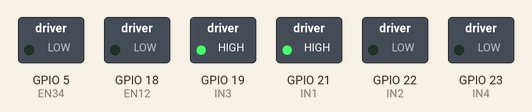
Recording of a sketch running on a simulated ESP32. Shown: switched loads named in the sketch (green lamp = pin HIGH).

Above: at 0.1 s.
At 3.1 s:
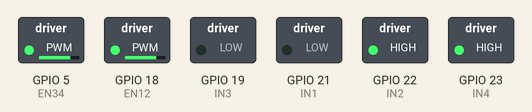
At 5.1 s:
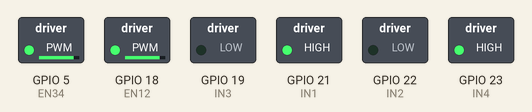
At 7.6 s:
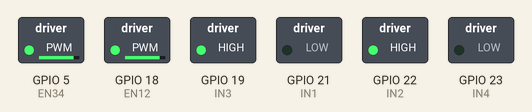
At 10.1 s:
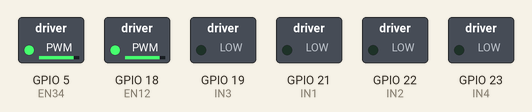
Timing chart, 0 to 11.6 s (numbered marks = the images above):
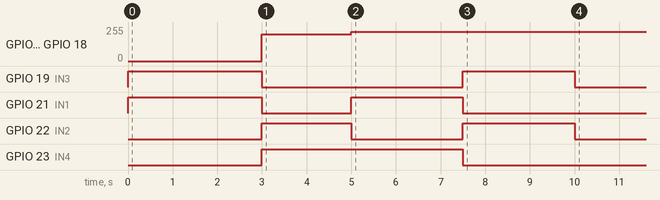

The sketch:

ESP32_ESPTrakClassTest001.ino
```cpp
#include "Motor.h"
/* Verwendung der move-Methode
   move(Richtung, Dauer, Speed)
*/

Motor meinMotor;

void setup() {
  meinMotor.move(FORWARD,  3000, 255); // Vorwärts
  meinMotor.move(BACKWARD, 2000, 200); // Rückwärts
  meinMotor.move(LEFT,     2500, 220); // Links
  meinMotor.move(RIGHT,    2500, 220); // rechts
}

void loop() { /* leer */}
```

Motor.cpp
```cpp
#include "Motor.h"

// Konstruktor
Motor::Motor() {
  pinMode(IN1, OUTPUT); pinMode(IN2, OUTPUT);
  pinMode(IN3, OUTPUT); pinMode(IN4, OUTPUT);
  pinMode(EN12, OUTPUT); pinMode(EN34, OUTPUT);
  digitalWrite(EN12, HIGH); digitalWrite(EN34, HIGH);
  ledcSetup(PWMChannelM1, PWMFrequency, PWMResolution);
  ledcAttachPin(EN12, PWMChannelM1);
  ledcSetup(PWMChannelM1, PWMFrequency, PWMResolution);
  ledcAttachPin(EN34, PWMChannelM2);
}

void Motor::move(byte dir, int duration, int speed) {
  ledcWrite(PWMChannelM1, speed);
  ledcWrite(PWMChannelM2, speed);
  switch (dir) {
    case 1: control(HIGH, LOW, HIGH, LOW); break; // Vorwärts
    case 2: control(LOW, HIGH, LOW, HIGH); break; // Rückwärts
    case 3: control(HIGH, LOW, LOW, HIGH); break; // Rechts
    case 4: control(LOW, HIGH, HIGH, LOW); break; // Links

  }
  delay(duration); // Dauer der Aktion
  control(LOW, LOW, LOW, LOW); // Alles Stop
}

void Motor::control(bool in1, bool in2, bool in3, bool in4) {
  digitalWrite(IN1, in1); digitalWrite(IN2, in2); // Motor 1
  digitalWrite(IN3, in3); digitalWrite(IN4, in4); // Motor 2
}
```

Motor.h
```cpp
#ifndef Moror_h
#define Motor_h
#include <Arduino.h>

#define FORWARD  1 // Parameter für Vorwärtsfahrt
#define BACKWARD 2 // Parameter für Rückwärtsfahrt
#define LEFT     3 // Parameter für Linksdrehung
#define RIGHT    4 // Parameter für Rechtsdrehung
#define IN1  21 // Motor 1 - Antrieb
#define IN2  22 // Motor 1 - Antrieb
#define EN12 18 // Motor 1 - Enable
#define IN3  19 // Motor 2 - Antrieb
#define IN4  23 // Motor 2 - Antrieb
#define EN34  5 // Motor 2 - Enable
#define PWMFrequency 5000 // PWM-Frequenz
#define PWMChannelM1    1 // Genutzter PWM-Kanal Motor 1
#define PWMChannelM2    2 // Genutzter PWM-Kanal Motor 2
#define PWMResolution   8 // 8-Bit PWM-Auflösung

class Motor {
  public:
    Motor(); // Standard-Konstruktor
    void move(byte, int, int); // Bewegen-Methode
  private:
    void control(bool, bool, bool, bool); // Steuer-Methode
};
#endif
```
